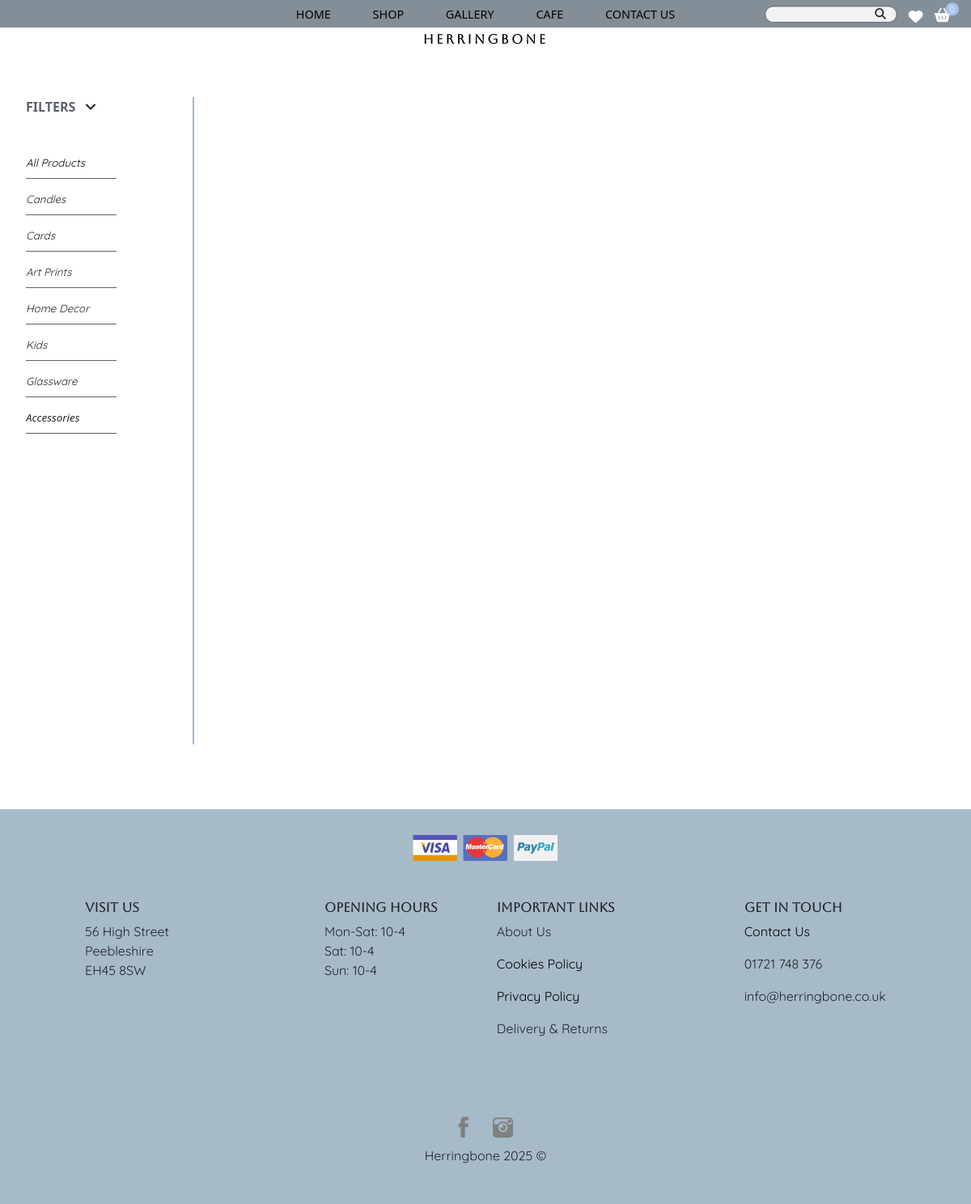
/Products.php, run on the app's committed database.
### tables this page shows
CREATE TABLE `categories` (
  `CategoryID` int NOT NULL,
  `CategoryName` varchar(50) NOT NULL
);

### basketCount.php (called while the page is built)
<?php
if (isset($_COOKIE['cart'])) {
    $cartCookie = json_decode($_COOKIE['cart'], true);
} else {
    $cartCookie = [];
}
if (is_array($cartCookie)) {
    $basketCount = count($cartCookie);
} else {
    $basketCount = 0;
}
?>

### Products.php (the view, shortened to what this page needs)
<?php
include "connection.php";
include 'basketCount.php';
?>
<!DOCTYPE html>
<html lang="en">
<head>
    <link href="https://cdn.jsdelivr.net/npm/bootstrap@5.3.1/dist/css/bootstrap.min.css" rel="stylesheet">
    <link href="css/main.css" rel="stylesheet">
</head>
<body>
    <div class="head">
        <header class="header">
            <div class="desk-nav">
                <ul>
                    <li><a href="Home.php">HOME</a></li>
                    <li><a href="Products.php">SHOP</a></li>
                    <li><a href="Gallery.php">GALLERY</a></li>
                    <li><a href="cafe.php">CAFE</a></li>
                    <li><a href="Contact.php">CONTACT US</a></li>
                </ul>
                <div class="icons icons-desk flex flex-even">
                    <div class="search-cont flex">
                        <input type="text" id="deskSearch" class="radius" name="search">
                        <i class="fa-solid fa-magnifying-glass searchIcon" id="searchIcon"></i>
                    </div>
                    <a href="Favorites.php" class="icon-link"><i class="fa-solid fa-heart"
                            style="color: #ffffff;"></i></a>
                    <div class="basket-icon">
                        <a href="Cart.php"><i class="fa-solid fa-basket-shopping" style="color: #ffffff;"></i></a>
                        <?php
                        echo "<div class='basket-counter'><p>{$basketCount}</p></div>";
                        ?>
                    </div>
                </div>
            </div>
        </header>
        <div class="flex flex-center title">
            <a href="Home.php">
                <h1>Herringbone</h1>
            </a>
        </div>
    </div>
    <div class="flex flex-col main-container">
        <div class="filter-main">
            <div class="filter-cont flex flex-col">
                <div class="filter-btn-container">
                    <label for="toggleCheckbox" id="filterButton">
                        FILTERS
                        <img src="images/icons/arrow-down.png" class="arrow-down" id="arrow" alt="arrow down">
                    </label>
                </div>
                <div class="categories-desk">
                    <a href="products.php">
                        <p class="category">All Products</p>
                    </a>
                    <?php
                    $accessoryCategories = ['Scarves', 'Jewellery', 'Bags'];
                    $getCategories = "SELECT CategoryName FROM categories";
                    $runCategories = mysqli_query($connection, $getCategories);
                    $accessoryOutput = '';
                    $mainOutput = '';
                    while ($row = mysqli_fetch_assoc($runCategories)) {
                        $name = $row['CategoryName'];
                        if (in_array($name, $accessoryCategories)) {
                            $accessoryOutput .= "<p class='category subcategory'>{$name}</p>";
                        } else {
                            $mainOutput .= "<p class='category'>{$name}</p>";
                        }
                    }
                    echo "<p>{$mainOutput}</p>";
                    if (!empty($accessoryOutput)) {
                        echo "
        <div class='category accessories-toggle' onclick='toggleAccessories()'>
            Accessories
        </div>
        <div id='accessory-list' class='subcategory-group' style='display: none;''>
            <p>{$accessoryOutput}</p>
        </div>";
                    }
                    ?>
                </div>
            </div>
        </div>
        <div class="prod-display" id="prod-container">
        </div>
    </div>
    <footer class="products-footer">
        <div class="flex-center">
            <img src="images/cards.png" class="cards" alt="Cart Payments Accepted: Visa, Mastercard, American Express, PayPal">
        </div>
        <div class="footer-flex">
            <div class="flex flex-between ft-info">
                <div class="visit">
                    <h6>Visit Us</h6>
                    <p>56 High Street<br>Peebleshire<br>EH45 8SW</p>
                </div>
                <div>
                    <h6>Opening Hours</h6>
                    <p>Mon-Sat: 10-4<br>Sat: 10-4<br>Sun: 10-4</p>
                </div>
            </div>
            <div class="flex flex-between">
                <div class="footer-links links">
                    <h6>Important Links</h6>
                    <a>
                        <p>About Us</p>
                    </a>
                     <a href="CookiePolicy.php" target="_blank">
                        <p>Cookies Policy</p>
                    </a>
                    <a href="Privacy.php" target="_blank">
                        <p>Privacy Policy</p>
                    </a>
                    <a>
                        <p>Delivery & Returns</p>
                    </a>
                </div>
                <div class="flex flex-between">
                    <div class="footer-links ft-contact">
                        <h6>Get In Touch</h6>
                        <a href="Contact.php">
                            <p>Contact Us</p>
                        </a>
                        <p>01721 748 376</p>
                        <p>info@herringbone.co.uk</p>
                    </div>
                </div>
            </div>
        </div>
        <div class=" flex flex-center socials">
            <a href="https://www.facebook.com/Herringbonegiftspeebles/" target="_blank"><img src="images/facebook.png"
                    alt="Facebook Icon" width="20px"></a>
            <a href=""><img src="images/instagram.png" alt="Instagram Icon" width="25px"></a>
        </div>
        <div class="flex flex-center">
            <p>Herringbone 2025 ©</p>
        </div>
    </footer>
</body>
</html>

### data on the page
categories: CategoryName "Candles"
categories: CategoryName "Cards"
categories: CategoryName "Art Prints"
categories: CategoryName "Home Decor"
categories: CategoryName "Kids"
categories: CategoryName "Glassware"

### other printed values
$basketCount "0"
